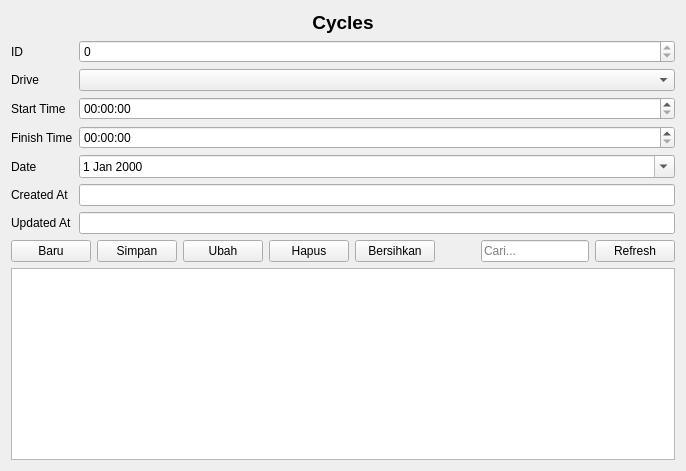
<?xml version="1.0" encoding="UTF-8"?>
<ui version="4.0">
 <class>CyclesForm</class>
 <widget class="QWidget" name="CyclesForm">
  <property name="windowTitle">
   <string>Cycles</string>
  </property>
  <layout class="QVBoxLayout" name="verticalLayout">
   <item>
    <widget class="QLabel" name="titleLabel">
     <property name="text">
      <string>Cycles</string>
     </property>
     <property name="alignment">
      <set>Qt::AlignHCenter</set>
     </property>
     <property name="styleSheet">
      <string notr="true">font-weight:600; font-size:14pt;</string>
     </property>
    </widget>
   </item>
   <item>
    <layout class="QFormLayout" name="formLayout">

     <item row="0" column="0">
      <widget class="QLabel" name="label_0">
       <property name="text">
        <string>ID</string>
       </property>
      </widget>
     </item>
     <item row="0" column="1">
<widget class="QSpinBox" name="spinId">
       <property name="maximum"><number>2147483647</number></property>
       <property name="readOnly"><bool>true</bool></property>
      </widget>
     </item>

     <item row="1" column="0">
      <widget class="QLabel" name="label_1">
       <property name="text">
        <string>Drive</string>
       </property>
      </widget>
     </item>
     <item row="1" column="1">
<widget class="QComboBox" name="comboDrive"/>
     </item>

     <item row="2" column="0">
      <widget class="QLabel" name="label_2">
       <property name="text">
        <string>Start Time</string>
       </property>
      </widget>
     </item>
     <item row="2" column="1">
<widget class="QTimeEdit" name="timeStart"/>
     </item>

     <item row="3" column="0">
      <widget class="QLabel" name="label_3">
       <property name="text">
        <string>Finish Time</string>
       </property>
      </widget>
     </item>
     <item row="3" column="1">
<widget class="QTimeEdit" name="timeFinish"/>
     </item>

     <item row="4" column="0">
      <widget class="QLabel" name="label_4">
       <property name="text">
        <string>Date</string>
       </property>
      </widget>
     </item>
     <item row="4" column="1">
<widget class="QDateEdit" name="dateCycle">
       <property name="calendarPopup"><bool>true</bool></property>
      </widget>
     </item>

     <item row="5" column="0">
      <widget class="QLabel" name="label_5">
       <property name="text">
        <string>Created At</string>
       </property>
      </widget>
     </item>
     <item row="5" column="1">
<widget class="QLineEdit" name="editCreatedAt">
       <property name="placeholderText"><string></string></property>
      </widget>
     </item>

     <item row="6" column="0">
      <widget class="QLabel" name="label_6">
       <property name="text">
        <string>Updated At</string>
       </property>
      </widget>
     </item>
     <item row="6" column="1">
<widget class="QLineEdit" name="editUpdatedAt">
       <property name="placeholderText"><string></string></property>
      </widget>
     </item>
    </layout>
   </item>
   <item>
    <layout class="QHBoxLayout" name="buttonsLayout">
     <item><widget class="QPushButton" name="btnNew"><property name="text"><string>Baru</string></property></widget></item>
     <item><widget class="QPushButton" name="btnSave"><property name="text"><string>Simpan</string></property></widget></item>
     <item><widget class="QPushButton" name="btnUpdate"><property name="text"><string>Ubah</string></property></widget></item>
     <item><widget class="QPushButton" name="btnDelete"><property name="text"><string>Hapus</string></property></widget></item>
     <item><widget class="QPushButton" name="btnClear"><property name="text"><string>Bersihkan</string></property></widget></item>
     <item><spacer name="hsp"><property name="orientation"><enum>Qt::Horizontal</enum></property>
      <property name="sizeHint" stdset="0"><size><width>40</width><height>20</height></size></property></spacer></item>
     <item><widget class="QLineEdit" name="lineSearch"><property name="placeholderText"><string>Cari...</string></property></widget></item>
     <item><widget class="QPushButton" name="btnRefresh"><property name="text"><string>Refresh</string></property></widget></item>
    </layout>
   </item>

    <item>
     <widget class="QTableView" name="tableView">
      <property name="sortingEnabled">
       <bool>true</bool>
      </property>
     </widget>
    </item>
  </layout>
 </widget>
 <resources/>
 <connections/>
</ui>
